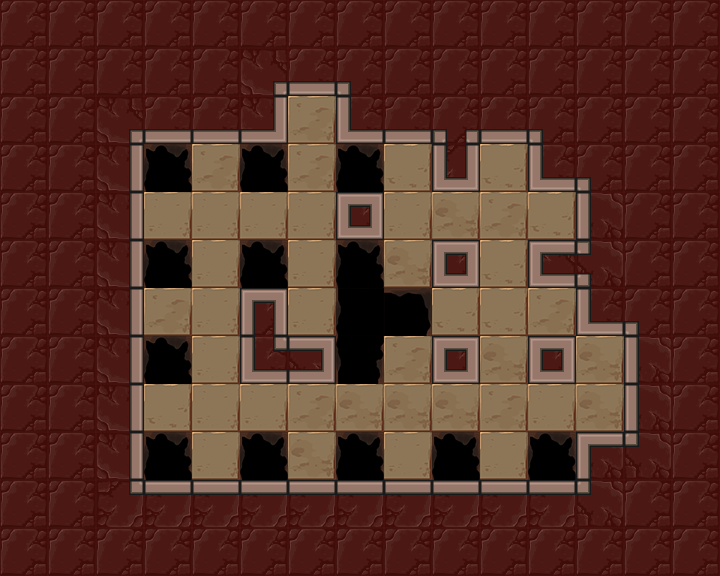

A 2D game scene composited from a Tiled map and its tileset images. What follows is a short description and the map's XML, with each tile layer's data collapsed to a summary:
An orthogonal 15x12 tile map with 48x48 px tiles, 3 tile layers (Floor, Holes, Walls), 6 tilesets and 12 objects (8x mirror, lightorb, lightswitch, player_start, exit).

<map version="1.0" orientation="orthogonal" renderorder="right-down" width="15" height="12" tilewidth="48" tileheight="48" nextobjectid="124">
 <tileset firstgid="1" name="walls" tilewidth="48" tileheight="48" tilecount="42">
  <image source="../../images/kongregate_release/wall_sheet.png" width="336" height="288" />
 </tileset>
 <tileset firstgid="43" name="exit" tilewidth="48" tileheight="48" tilecount="12">
  <image source="../../images/kongregate_release/gate_sheet.png" width="192" height="144" />
 </tileset>
 <tileset firstgid="55" name="floors" tilewidth="48" tileheight="48" tilecount="4">
  <image source="../../images/kongregate_release/floor_sheet.png" width="192" height="48" />
 </tileset>
 <tileset firstgid="59" name="holes" tilewidth="48" tileheight="48" tilecount="24">
  <image source="../../images/kongregate_release/hole_sheet.png" width="288" height="192" />
 </tileset>
 <tileset firstgid="83" name="mirrors" tilewidth="48" tileheight="48" tilecount="4">
  <image source="../../images/kongregate_release/mirror_sheet.png" width="96" height="96" />
 </tileset>
 <tileset firstgid="87" name="orb_sheet" tilewidth="48" tileheight="48" tilecount="9">
  <image source="../../images/kongregate_release/orb_sheet.png" width="144" height="144" />
 </tileset>
 <layer name="Floor" width="15" height="12">
  <properties>
   <property name="tileset" value="floors" />
  </properties>
  <data>[180 cells, 41 non-empty, 4 distinct tile ids]</data>
 </layer>
 <layer name="Holes" width="15" height="12">
  <properties>
   <property name="tileset" value="holes" />
  </properties>
  <data>[180 cells, 15 non-empty, 4 distinct tile ids]</data>
 </layer>
 <layer name="Walls" width="15" height="12">
  <properties>
   <property name="tileset" value="walls" />
  </properties>
  <data>[180 cells, 124 non-empty, 20 distinct tile ids]</data>
 </layer>
 <objectgroup name="Objects" visible="0" />
 <objectgroup name="Mirrors">
  <object id="112" type="mirror" gid="2147483732" x="384" y="480" width="48" height="48">
   <properties>
    <property name="sides" value="1" />
   </properties>
  </object>
  <object id="113" type="mirror" gid="2147483732" x="192" y="240" width="48" height="48">
   <properties>
    <property name="sides" value="1" />
   </properties>
  </object>
  <object id="114" type="mirror" gid="1073741908" x="144" y="240" width="48" height="48">
   <properties>
    <property name="sides" value="1" />
   </properties>
  </object>
  <object id="115" type="mirror" gid="84" x="528" y="240" width="48" height="48">
   <properties>
    <property name="sides" value="1" />
   </properties>
  </object>
  <object id="116" type="mirror" gid="3221225556" x="480" y="240" width="48" height="48">
   <properties>
    <property name="sides" value="1" />
   </properties>
  </object>
  <object id="117" type="mirror" gid="2147483732" x="480" y="480" width="48" height="48">
   <properties>
    <property name="sides" value="1" />
   </properties>
  </object>
  <object id="118" type="mirror" gid="1073741908" x="384" y="240" width="48" height="48">
   <properties>
    <property name="sides" value="1" />
   </properties>
  </object>
  <object id="119" type="mirror" gid="84" x="528" y="336" width="48" height="48">
   <properties>
    <property name="sides" value="1" />
   </properties>
  </object>
 </objectgroup>
 <objectgroup name="Light">
  <object id="120" type="lightorb" gid="91" x="144" y="432" width="48" height="48">
   <properties>
    <property name="direction" value="16" />
   </properties>
  </object>
  <object id="121" type="lightswitch" gid="87" x="288" y="144" width="48" height="48" />
 </objectgroup>
 <objectgroup color="#141ba4" name="player_start">
  <object id="122" type="player_start" x="288" y="288" width="48" height="48">
   <properties>
    <property name="direction_facing" value="16" />
    <property name="initial_zoom" value="0.7" />
   </properties>
  </object>
 </objectgroup>
 <objectgroup color="#71a400" name="Exit">
  <object id="123" type="exit" gid="43" x="576" y="384" width="48" height="48" />
 </objectgroup>
</map>
